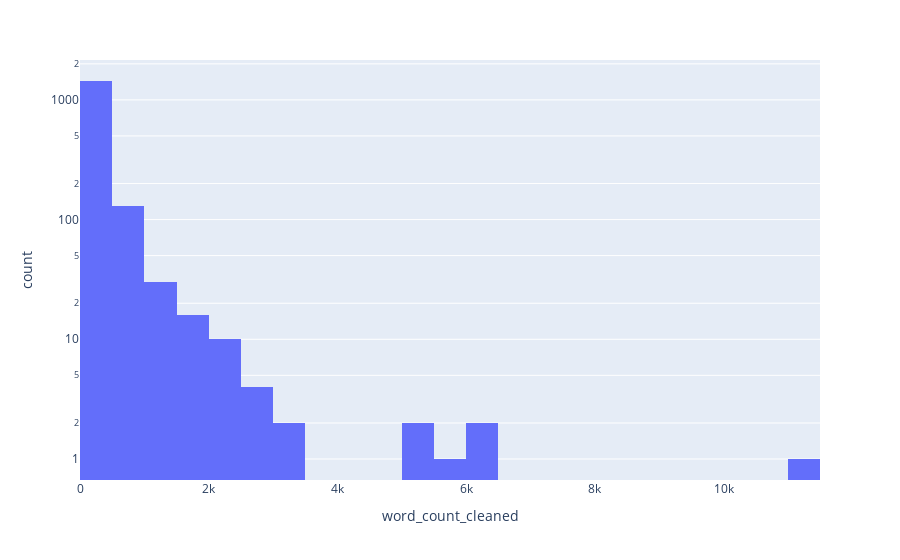

Source (notebook cell):
### Code cell
# let's do log scale on y axis
fig = px.histogram(df, x="word_count_cleaned", nbins=50, log_y=True)
fig.show()

### Figure 1 — Plotly figure (JSON) as saved in the notebook; plotly's stock layout.template omitted (floating-point values rounded to 4 significant figures; data arrays with more than 128 entries replaced by an {"elided": "..."} marker saying what was removed)
{"data": [{"alignmentgroup": "True", "bingroup": "x", "hovertemplate": "word_count_cleaned=%{x}<br>count=%{y}<extra></extra>", "legendgroup": "", "marker": {"color": "#636efa", "pattern": {"shape": ""}}, "name": "", "nbinsx": 50, "offsetgroup": "", "orientation": "v", "showlegend": false, "type": "histogram", "x": {"elided": "1637 int values"}, "xaxis": "x", "yaxis": "y"}], "layout": {"barmode": "relative", "legend": {"tracegroupgap": 0}, "margin": {"t": 60}, "xaxis": {"anchor": "y", "domain": [0, 1], "title": {"text": "word_count_cleaned"}}, "yaxis": {"anchor": "x", "domain": [0, 1], "title": {"text": "count"}, "type": "log"}}}
